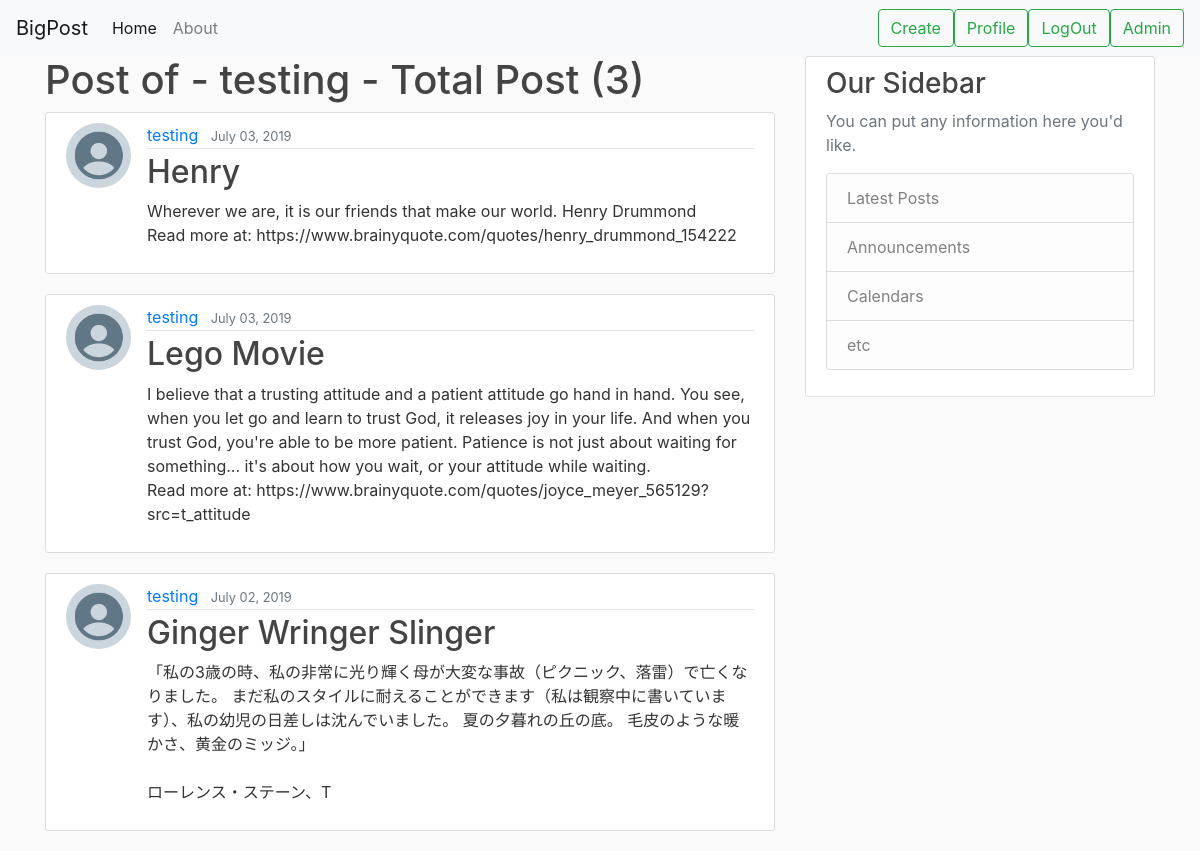
/user/testing (signed in), run on the app's committed database.
### post/models.py (models this page shows, shortened)
class Post(models.Model):
    title = models.CharField(max_length=100)
    content = models.TextField()
    created = models.DateTimeField(default=timezone.now)
    author = models.ForeignKey(User, on_delete=models.CASCADE)

### user/models.py (models this page shows, shortened)
class Profile(models.Model):
    user = models.OneToOneField(User, on_delete=models.CASCADE, )
    image = models.ImageField(default="default.jpg", upload_to="profile_pics", )

### post/views.py (the view)
# urls.py: path("user/<str:username>", post_views.UserPostListView.as_view(), name="user-post"),
class UserPostListView(LoginRequiredMixin, ListView):
    model = Post
    template_name = "post/user_post.html"  # <app>/<model>_<view_type>.html
    context_object_name = "posts"
    paginate_by = 5
    def get_queryset(self):
        user = get_object_or_404(User, username=self.kwargs.get("username"))
        return Post.objects.filter(author=user).order_by("-created")

### post/templates/post/user_post.html (shortened to what this page needs)
{% extends "post/base.html" %}
{% block content %}
    <h1>Post of - {{ view.kwargs.username }} - Total Post ({{ page_obj.paginator.count }})</h1>
    {% for post in posts %}
        <article class="media content-section">
            <img class="rounded-circle article-img" src="{{ post.author.profile.image.url }}" />
            <div class="media-body">
                <div class="article-metadata">
                    <a class="mr-2" href="{% url 'user-post' post.author.username %}">{{ post.author }}</a>
                    <small class="text-muted">{{ post.created|date:"F d, Y" }}</small>
                </div>
                <h2><a class="article-title" href="{% url 'post-detail' post.id %}">{{ post.title }}</a></h2>
                <p class="article-content">{{ post.content }}</p>
            </div>
        </article>
    {% endfor %}
{% endblock content %}

### post/static/post/main.css (style rules this page uses)
body { background: #fafafa; color: #333333; }
h1, h2, h3, h4, h5, h6 { color: #444444; }
.content-section { background: #ffffff; padding: 10px 20px; border: 1px solid #dddddd; border-radius: 3px; margin-bottom: 20px; }
.article-title { color: #444444; }
.article-content { white-space: pre-line; }
.article-img { height: 65px; width: 65px; margin-right: 16px; }
.article-metadata { padding-bottom: 1px; margin-bottom: 4px; border-bottom: 1px solid #e3e3e3 }

### data on the page
Post: author.profile.image (placeholder picture), author "testing", created "July 03, 2019", title "Henry", content "Wherever we are, it is our friends that make our world. Henry Drummond Read more at: https://www.brainyquote.com/quotes/henry_drummond_154222"
Post: author.profile.image (placeholder picture), author "testing", created "July 03, 2019", title "Lego Movie", content "I believe that a trusting attitude and a patient attitude go hand in hand. You see, when you let go and learn to trust God, it releases joy in your life. And when you trust God, you're able to be more patient. Patience is not just about waiting for something... it's about how you wait, or your attitude while waiting. Read more at: https://www.brainyquote.com/quotes/joyce_meyer_565129?src=t_attitude"
Post: author.profile.image (placeholder picture), author "testing", created "July 02, 2019", title "Ginger Wringer Slinger", content "「私の3歳の時、私の非常に光り輝く母が大変な事故（ピクニック、落雷）で亡くなりました。 まだ私のスタイルに耐えることができます（私は観察中に書いています）、私の幼児の日差しは沈んでいました。 夏の夕暮れの丘の底。 毛皮のような暖かさ、黄金のミッジ。」 ローレンス・ステーン、T"

### other printed values
{{ view.kwargs.username }} "testing"
{{ page_obj.paginator.count }} "3"
